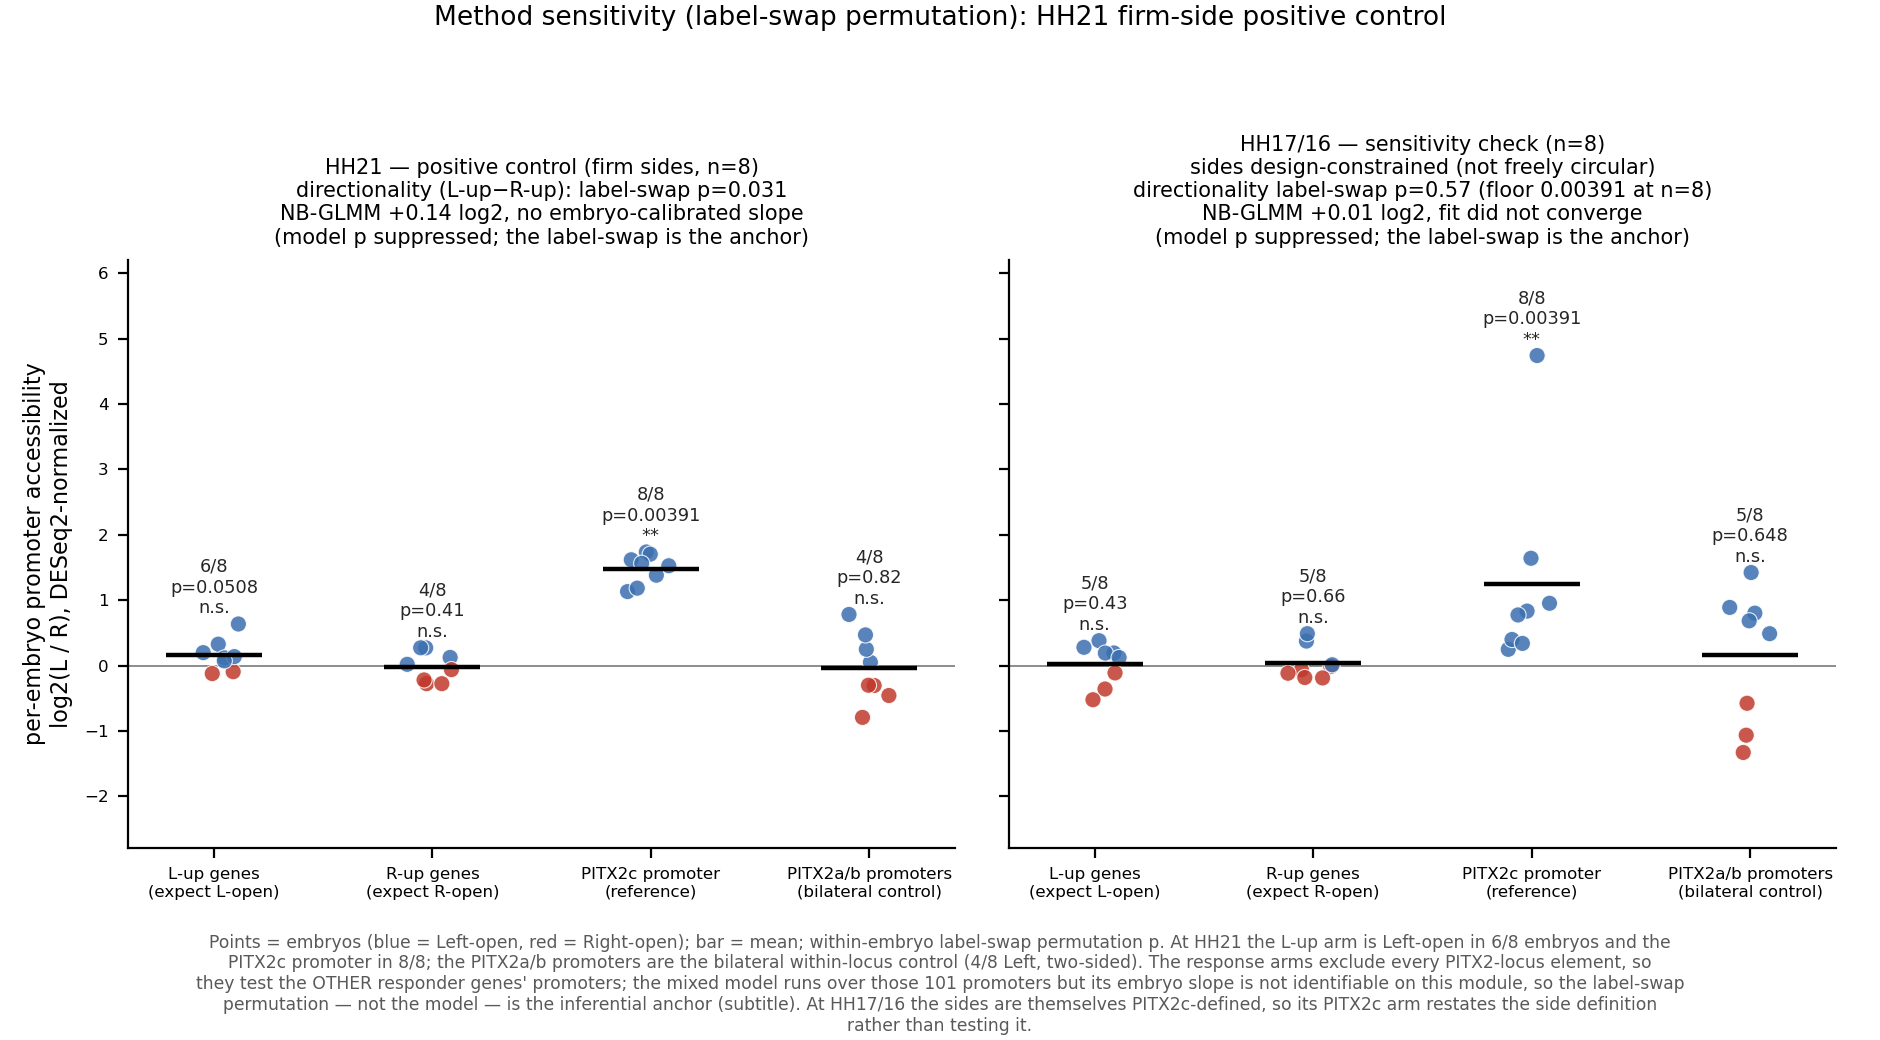

Python code for this plot:
#!/usr/bin/env python3
"""Module positive control — HH21 (firm sides) as the formal set-level
control, HH17/16 (chromatin-inferred sides) as a labeled sensitivity check.

Reworked 2026-07-16 after two independent code audits:
  - The FORMAL arm test is a within-embryo LABEL-SWAP PERMUTATION (exact sign
    flips of the per-embryo log2(L/R) arm scores): it keeps the embryo as the
    inferential unit and preserves the within-embryo promoter correlation
    (the ~100-200 arm promoters are aggregated per embryo BEFORE the test, so
    they are not treated as independent replicates).
  - The UNPAIRED per-half test is DROPPED: its "both arms lean Left" is a
    cell-yield/effective-depth confound (per-half score tracks n_cells,
    Spearman ~0.74; Left halves ~1.8x more cells) amplified by the log2(x+1)
    pseudocount on sparse peaks — not response-specific biology.
  - HH17/16 stays a SENSITIVITY CHECK only: its L/R sides are PITX2c-oriented
    within a design-fixed one-L/one-R pair structure (design-constrained, not
    freely circular). It is NOT the clean trough contrast; the decisive trough
    evidence is the per-promoter FDR (only PITX2c passes) + power calibration.
    For the same reason the PITX2c arm at HH17/16 restates the side definition
    rather than testing it.

The INTENDED rigorous closure is the NB mixed model over the response promoters
(figures/figS03/hh21_hh1716_nb_glmm.R): the L-up-minus-R-up directionality with
the embryo as the inferential unit (embryo random INTERACTION slope, t(n-1)
calibrated). On the current locus-excluded module that slope is not identifiable
at either stage, so the model p is suppressed and the exact label-swap
permutation is the anchor — the subtitle states which applies per stage.

EVERY number on this panel — cohort sizes, the permutation floor, the promoter
count, the GLMM estimate and whether the trough fit is embryo-calibrated — is
read from the data at render time. It used to carry them as literals, and the
2026-08 rerun left the figure asserting a 4-pair, 212-promoter, floor-0.0625
trough beside its own 8-pair data.

Reads committed figures/data/hh21_hh1716_module_scores.tsv (paired per-embryo)
and hh21_hh1716_nb_glmm.tsv (GLMM directionality + convergence for the subtitle).
"""
import os
import textwrap
from itertools import product
import matplotlib
matplotlib.use("Agg")
import matplotlib.pyplot as plt
import numpy as np
import pandas as pd

HERE = os.path.dirname(os.path.abspath(__file__))
DATA = os.path.join(HERE, "..", "data")
L_BLUE, R_RED = "#3b6fb0", "#c0392b"
STAGES = ["HH21", "HH17/16"]
import sys
sys.path.insert(0, HERE)
from _arm_vocab import MODULES, ALT, ALT_DIR, REF_ARM, AB_ARM  # noqa: E402
from _module_inputs import assert_fresh  # noqa: E402
MOD_LABEL = {"L-up": "L-up genes\n(expect L-open)",
             "R-up": "R-up genes\n(expect R-open)",
             REF_ARM: "PITX2c promoter\n(reference)",
             AB_ARM: "PITX2a/b promoters\n(bilateral control)"}


def signflip_p(values, alt):
    """Exact within-embryo label-swap permutation p (sign flips of paired
    per-embryo log2(L/R) scores). The observed all-+1 assignment is in the
    reference set, so the one-sided floor is 1/2**n (two-sided: 2/2**n)."""
    v = np.asarray(values, float)
    v = v[np.isfinite(v)]
    n = len(v)
    obs = v.mean()
    signs = np.array(list(product((1.0, -1.0), repeat=n)))   # 2**n x n
    perm = (signs * v).mean(axis=1)
    if alt == "greater":
        p = (perm >= obs).mean()
    elif alt == "less":
        p = (perm <= obs).mean()
    elif alt == "two-sided":
        p = min(1.0, 2.0 * min((perm >= obs).mean(), (perm <= obs).mean()))
    else:
        raise ValueError(f"unknown alternative {alt!r}")
    return obs, float(p), n


def main():
    sc = pd.read_csv(os.path.join(DATA, "hh21_hh1716_module_scores.tsv"), sep="\t")
    for c in ("stage", "module", "score", "embryo"):
        if c not in sc.columns:
            raise KeyError(f"module_scores missing column {c!r}")

    # NB-GLMM directionality (glmer.nb primary engine, DESeq2 size-factor offset)
    # for the subtitle — the rigorous arm test reported alongside the label-swap.
    gl = pd.read_csv(os.path.join(DATA, "hh21_hh1716_nb_glmm.tsv"), sep="\t")
    # FRESHNESS: the dots come from module_scores and the subtitle from the GLMM table, which are
    # produced by two different runs. Without this the panel happily renders fresh dots beside a
    # stale model fit — the drift the tier stamp was added to prevent.
    for _col in ("floor", "module_inputs_sha"):
        if _col not in gl.columns:
            raise KeyError(f"hh21_hh1716_nb_glmm.tsv has no `{_col}` column — regenerate it with "
                           "Rscript figures/figS03/hh21_hh1716_nb_glmm.R")
    for _col in ("floor", "module_inputs_sha", "scan_sha"):
        if _col not in sc.columns:
            raise KeyError(f"hh21_hh1716_module_scores.tsv has no `{_col}` column — regenerate it "
                           "with pipeline/run_hh21_module_v2.sh")
    # EXACT freshness, in two steps. Comparing the two artifacts to EACH OTHER is not enough: a
    # wholly stale set carries one consistent old stamp and passes. So recompute the digest from
    # the input files on disk and check both artifacts against THAT.
    shas = (set(sc.module_inputs_sha.astype(str)), set(gl.module_inputs_sha.astype(str)))
    if len(shas[0]) != 1 or shas[0] != shas[1]:
        raise ValueError(f"module_scores and nb_glmm came from different module-test runs: "
                         f"{sorted(shas[0])} vs {sorted(shas[1])} — rerun "
                         "Rscript figures/figS03/hh21_hh1716_nb_glmm.R on the current counts")
    assert_fresh(DATA, {"hh21_hh1716_module_scores.tsv": sc,
                        "hh21_hh1716_nb_glmm.tsv": gl}, "module panel")
    tiers = (set(sc.floor.astype(str)), set(gl.floor.astype(str)))
    if len(tiers[0]) != 1 or tiers[0] != tiers[1]:
        raise ValueError(f"pseudobulk tier mismatch: module_scores {sorted(tiers[0])} vs "
                         f"nb_glmm {sorted(tiers[1])} — rerun the GLMM on the current scores")
    # stamped onto the label-swap table this script writes: it is the declared inferential
    # anchor whenever the model p is NA, so it must be tier-checkable like everything else.
    floor_tag = next(iter(tiers[0]))
    scan_tag = next(iter(set(sc.scan_sha.astype(str))))
    sha_tag = next(iter(shas[0]))
    gdir = gl[(gl.term == "directionality") & (gl.engine == "glmer.nb")
              & (gl.offset_type == "size_factor")].set_index("stage")
    # These three are literals; if any stops matching (an engine rename, a stage written
    # HH17_16), a perfectly good table would be labelled "not fitted" rather than failing.
    if set(gdir.index) != set(STAGES):
        raise KeyError(f"nb_glmm.tsv has directionality rows for {sorted(gdir.index)}; "
                       f"expected {STAGES} (glmer.nb / size_factor)")

    stat_rows = []
    fig, axes = plt.subplots(1, 2, figsize=(9.4, 5.2), sharey=True)
    for ax, stage in zip(axes, STAGES):
        s = sc[sc.stage == stage]
        if s.empty:
            raise KeyError(f"no module scores for stage {stage!r}")
        piv = s.pivot(index="embryo", columns="module", values="score")
        for m in MODULES:
            if m not in piv.columns:
                raise KeyError(f"{stage}: missing module {m!r}")
        for xi, mod in enumerate(MODULES):
            v = piv[mod].astype(float).dropna().values
            obs, p, n = signflip_p(v, ALT[mod])
            xj = np.random.RandomState(xi).normal(xi, 0.05, size=len(v))
            cols = [L_BLUE if val > 0 else R_RED for val in v]
            ax.scatter(xj, v, c=cols, s=34, alpha=0.85, lw=0.4, edgecolor="white", zorder=3)
            ax.hlines(obs, xi - 0.22, xi + 0.22, color="black", lw=1.6, zorder=4)
            star = "***" if p < .001 else "**" if p < .01 else "*" if p < .05 else "n.s."
            k = int((v < 0).sum()) if ALT[mod] == "less" else int((v > 0).sum())
            ax.text(xi, max(v.max(), 0.05) + 0.10,
                    f"{k}/{n}\np={p:.3g}\n{star}",
                    ha="center", va="bottom", fontsize=6.4, color="0.15")
            stat_rows.append(dict(stage=stage, floor=floor_tag, module_inputs_sha=sha_tag,
                                  scan_sha=scan_tag, module=mod, n=n, mean=obs,
                                  test="labelswap_permutation", alt=ALT[mod], p=p))
        # directionality (L-up - R-up), the depth-robust composite
        di = (piv["L-up"] - piv["R-up"]).astype(float).dropna().values
        _, p_di, n_di = signflip_p(di, ALT_DIR)
        stat_rows.append(dict(stage=stage, floor=floor_tag, module_inputs_sha=sha_tag,
                              scan_sha=scan_tag, module="directionality", n=n_di,
                              mean=float(di.mean()), test="labelswap_permutation",
                              alt=ALT_DIR, p=p_di))
        ax.axhline(0, color="0.55", lw=0.7)
        ax.set_xticks(range(len(MODULES)))
        ax.set_xticklabels([MOD_LABEL[m] for m in MODULES], fontsize=7)
        g = gdir.loc[stage] if stage in gdir.index else None
        if g is None:
            glmm = "NB-GLMM not fitted"
        elif bool(getattr(g, "sign_unstable", False)):
            # The two offset variants straddle zero and both CIs contain it: the estimate is
            # zero, so its SIGN is set by the offset convention. Never print a direction here.
            glmm = ("NB-GLMM directionality ≈ 0 (sign not determined)\n"
                    "(model p suppressed; the label-swap is the anchor)")
        elif bool(g.converged) and bool(g.embryo_calibrated) and pd.notna(g.p_onesided):
            glmm = (f"NB-GLMM {g.estimate_log2:+.2f} log2 "
                    f"[{g.ci_lo_log2:+.2f},{g.ci_hi_log2:+.2f}], p={g.p_onesided:.2g}")
        else:
            # A fit can fail to converge AND lack an embryo-calibrated slope; reporting only the
            # second gives the wrong reason for a suppressed p.
            why = ("fit did not converge" if not bool(g.converged)
                   else "no embryo-calibrated slope")
            glmm = (f"NB-GLMM {g.estimate_log2:+.2f} log2, {why}\n"
                    "(model p suppressed; the label-swap is the anchor)")
        floor_p = 2.0 ** -n_di * (2 if ALT_DIR == "two-sided" else 1)
        if stage == "HH21":
            title = f"HH21 — positive control (firm sides, n={n_di})"
            sub = (f"directionality (L-up−R-up): label-swap p={p_di:.2g}\n{glmm}")
        else:
            title = f"HH17/16 — sensitivity check (n={n_di})"
            sub = (f"sides design-constrained (not freely circular)\n"
                   f"directionality label-swap p={p_di:.2g} (floor {floor_p:.3g} at n={n_di})\n{glmm}")
        ax.set_title(f"{title}\n{sub}", fontsize=7.5)
        ax.spines[["top", "right"]].set_visible(False)
        ax.tick_params(labelsize=6)
    axes[0].set_ylabel("per-embryo promoter accessibility\nlog2(L / R), DESeq2-normalized", fontsize=8)
    axes[0].margins(y=0.24)
    fig.suptitle("Method sensitivity (label-swap permutation): HH21 firm-side positive control",
                 fontsize=9.5, y=0.995)
    st = pd.DataFrame(stat_rows)
    def _kn(stage, mod):
        r = st[(st.stage == stage) & (st.module == mod)]
        if len(r) != 1:
            raise KeyError(f"expected one {mod!r} stat row for {stage}, got {len(r)}")
        v = sc[(sc.stage == stage) & (sc.module == mod)].score.astype(float).dropna()
        k = int((v < 0).sum()) if ALT[mod] == "less" else int((v > 0).sum())
        return f"{k}/{int(r.n.iloc[0])}"
    n_peak = int(gl.n_peak.iloc[0])
    caption = (
        "Points = embryos (blue = Left-open, red = Right-open); bar = mean; within-embryo label-swap "
        f"permutation p. At HH21 the L-up arm is Left-open in {_kn('HH21','L-up')} embryos and the PITX2c "
        f"promoter in {_kn('HH21', REF_ARM)}; the PITX2a/b promoters are the bilateral within-locus control "
        f"({_kn('HH21', AB_ARM)} Left, two-sided). The response arms exclude every PITX2-locus element, "
        "so they test the OTHER responder genes' promoters"
        + f"; the mixed model runs over those {n_peak} promoters "
        + ("with the embryo as the inferential unit (subtitle). "
           if bool(gdir.embryo_calibrated.all())
           else "but its embryo slope is not identifiable on this module, so the label-swap "
                "permutation — not the model — is the inferential anchor (subtitle). ")
        + "At HH17/16 the sides are themselves PITX2c-defined, so its PITX2c arm restates the side "
          "definition rather than testing it."
    )
    fig.text(0.5, 0.005, "\n".join(textwrap.wrap(caption, 168)),
             ha="center", va="bottom", fontsize=6.2, color="0.35")
    fig.tight_layout(rect=(0, 0.10, 1, 0.955))
    out = os.path.join(HERE, "panel_hh21_hh1716_module.png")
    fig.savefig(out, dpi=200)
    pd.DataFrame(stat_rows).to_csv(os.path.join(DATA, "hh21_hh1716_module_labelswap_stats.tsv"),
                                   sep="\t", index=False)
    print(f"saved {out}")
    print(pd.DataFrame(stat_rows).to_string(index=False))


if __name__ == "__main__":
    main()
